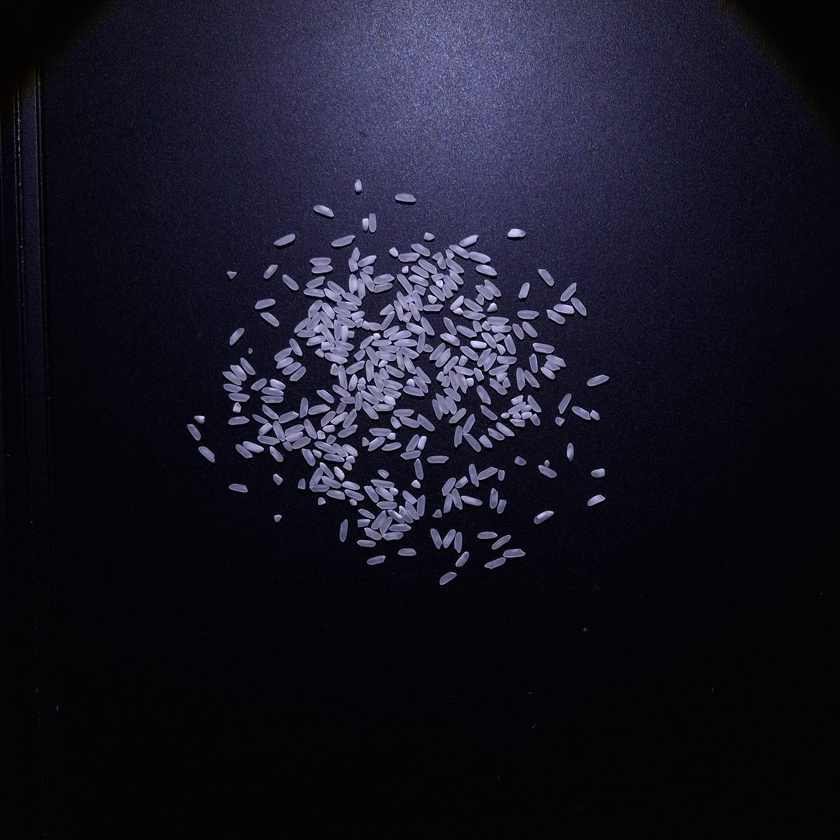
#> input picture foto/WhatsApp Image 2026-11-17 at 19.22.17.jpeg, 840 x 840 px, shrunk from 1528 x 1528 before the run, given in place of synthetic_montage.png, which was not available
$ python particle_counter.py
#> lines starting #> are read from the running program, lines starting #| are printed output that depends on the picture; after the words box and inside, x2 and y2 are one past the last pixel; in counts of white or black regions, pixels touching at a corner belong together
"""Deterministic rice counter. All areas are contour areas in pixel squared."""
import argparse
import csv
import json
import hashlib
from pathlib import Path

import cv2
import numpy as np


def analyze(image, threshold=127, min_area=30, roi=None, invert=False, blur=0):
    if image is None or image.dtype != np.uint8 or image.ndim != 3 or image.shape[2] != 3:
        raise ValueError("Expected a uint8 BGR image")
    if not 0 <= threshold <= 255 or min_area < 0:
        raise ValueError("Threshold must be 0..255 and minimum area nonnegative")
    if blur not in (0, 3, 5, 7):
        raise ValueError("Blur must be 0, 3, 5, or 7")
    height, width = image.shape[:2]
    x, y, w, h = roi if roi is not None else (0, 0, width, height)
    if x < 0 or y < 0 or w <= 0 or h <= 0 or x + w > width or y + h > height:
        raise ValueError("ROI must lie inside the image")
    gray = cv2.cvtColor(image[y:y+h, x:x+w], cv2.COLOR_BGR2GRAY)
    if blur:
        gray = cv2.GaussianBlur(gray, (blur, blur), 0)
    mode = cv2.THRESH_BINARY_INV if invert else cv2.THRESH_BINARY
    _, binary = cv2.threshold(gray, threshold, 255, mode)
    contours, _ = cv2.findContours(binary, cv2.RETR_EXTERNAL, cv2.CHAIN_APPROX_SIMPLE)
    contours = sorted(contours, key=lambda c: (cv2.boundingRect(c)[1], cv2.boundingRect(c)[0]))
    overlay = image.copy()
    mask = np.zeros((height, width), np.uint8)
    accepted = np.zeros((h, w), np.uint8)
    particles = []
    border_count = 0
    background_count = 0
    for contour in contours:
        area = cv2.contourArea(contour)
        if area < min_area or area <= 0:
            continue
        bx, by, bw, bh = cv2.boundingRect(contour)
        if bx == 0 or by == 0 or bx + bw == w or by + bh == h:
            border_count += 1
            continue
        # Rice candidates should not be branching texture or sparse bright rings.
        # These conservative shape checks are not a semantic rice classifier.
        hull_area = cv2.contourArea(cv2.convexHull(contour))
        perimeter = cv2.arcLength(contour, True)
        solidity = area / hull_area if hull_area else 0
        compactness = 4 * np.pi * area / perimeter ** 2 if perimeter else 0
        if solidity < 0.55 or compactness < 0.08:
            background_count += 1
            continue
        region = np.zeros((bh, bw), np.uint8)
        cv2.drawContours(region, [contour - [bx, by]], -1, 255, cv2.FILLED)
        foreground = cv2.countNonZero(cv2.bitwise_and(binary[by:by+bh, bx:bx+bw], region))
        if foreground / cv2.countNonZero(region) < 0.35:
            background_count += 1
            continue
        moments = cv2.moments(contour)
        cx = x + moments["m10"] / moments["m00"]
        cy = y + moments["m01"] / moments["m00"]
        identifier = len(particles) + 1
        particles.append({"id": identifier, "area_px2": area, "cx_px": cx, "cy_px": cy})
        cv2.drawContours(accepted, [contour], -1, 255, cv2.FILLED)
        shifted = contour + np.array([[[x, y]]], dtype=contour.dtype)
        cv2.drawContours(overlay, [shifted], -1, (0, 255, 0), 1)
        cv2.putText(overlay, str(identifier), (round(cx), round(cy)),
                    cv2.FONT_HERSHEY_SIMPLEX, 0.5, (0, 0, 255), 1, cv2.LINE_AA)
    mask[y:y+h, x:x+w] = accepted
    mask_numbered = cv2.cvtColor(mask, cv2.COLOR_GRAY2BGR)
    for particle in particles:
        cv2.putText(mask_numbered, str(particle["id"]),
                    (round(particle["cx_px"]), round(particle["cy_px"])),
                    cv2.FONT_HERSHEY_SIMPLEX, 0.5, (0, 0, 255), 1, cv2.LINE_AA)
    cv2.rectangle(overlay, (x, y), (x+w-1, y+h-1), (255, 160, 0), 1)
    return {"particles": particles, "overlay": overlay, "mask": mask, "mask_numbered": mask_numbered,
            "binary": binary, "border_excluded": border_count,
            "background_excluded": background_count,
            "background_filter": {"min_solidity": 0.55, "min_compactness": 0.08, "min_foreground_fraction": 0.35},
            "roi": [x, y, w, h], "threshold": threshold,
            "min_area_px2": min_area, "invert": invert, "blur": blur}


# [34 lines left out: functions starting_threshold, photo_directory, save_photo, not called in this run]


def draw_dashboard(figure, axes, result, source):
    """Shared four-panel presentation for the application and PNG export."""
    from matplotlib.ticker import MaxNLocator
    for axis in axes:
        axis.clear()
    for axis, key, title in ((axes[0], "overlay", "Input image + ROI (drag to select)"),
                             (axes[1], "mask_numbered", "Numbered particle mask")):
        axis.imshow(cv2.cvtColor(result[key], cv2.COLOR_BGR2RGB))
        axis.set_title(title, loc="left")
        for particle in result["particles"]:
            axis.annotate(str(particle["id"]), (particle["cx_px"], particle["cy_px"]),
                          xytext=(0, 12), textcoords="offset points", ha="center",
                          fontsize=11, color="yellow", fontweight="bold",
                          bbox={"facecolor": "black", "alpha": 0.7, "edgecolor": "none"})
        axis.set(xlabel="X (px)", ylabel="Y (px)")
    areas = [p["area_px2"] for p in result["particles"]]
    if areas:
        axes[2].hist(areas, bins=min(10, len(areas)), color="#258b83", edgecolor="white")
    else:
        axes[2].text(0.5, 0.5, "No accepted particles", ha="center", transform=axes[2].transAxes)
    axes[2].set(title="Size distribution", xlabel="Contour area (px²)", ylabel="Particle count")
    axes[2].yaxis.set_major_locator(MaxNLocator(integer=True))
    axes[3].set_axis_off()
    visible = result["particles"][:12]
    axes[3].set_title(f"Particle results — showing {len(visible)} of {len(areas)}", loc="left")
    if visible:
        table = axes[3].table(cellText=[[p["id"], f"{p['area_px2']:,.1f}"] for p in visible],
                              colLabels=["Particle ID", "Area (px²)"], cellLoc="center",
                              bbox=[0.05, 0.08, 0.9, 0.82])
        table.auto_set_font_size(False)
        table.set_fontsize(11)
    else:
        axes[3].text(0.5, 0.5, "No accepted particles", ha="center", transform=axes[3].transAxes)
    axes[3].text(0.5, 0, "Complete measurements are saved in particles.csv", ha="center",
                 transform=axes[3].transAxes, fontsize=9)
    figure.suptitle("PARTICLE COUNTER & SIZE DISTRIBUTION ANALYZER\n"
                    f"Count: {len(areas)} | Border excluded: {result['border_excluded']} | "
                    f"Threshold: {result['threshold']} | Min area: {result['min_area_px2']:g} px² | "
                    f"Blur: {result.get('blur', 0)} | px² — UNCALIBRATED", fontsize=13)
    for text in list(figure.texts):
        if text is not figure._suptitle:
            text.remove()
    note = "Synthetic dataset montage — not a physical experiment. " if Path(source).name == "synthetic_montage.png" else ""
    figure.text(0.5, 0.06, f"Source: {Path(source).name}\n{note}Touching grains may merge; counts are unverified. Physical size is uncalibrated.",
                ha="center", fontsize=9, color="#8c3300")
    figure.text(0.5, 0.015, "Drag: ROI | +/-: threshold | A: auto threshold | [/]: min area | B: smoothing | I: invert | R: reset | S: save | Q: quit",
                ha="center", fontsize=10)
    figure.subplots_adjust(top=0.84, bottom=0.17, left=0.07, right=0.97, hspace=0.45, wspace=0.3)


# [33 lines left out: functions save_dashboard, save_result, not called in this run]


def interactive(image, source, args):
    import matplotlib.pyplot as plt
    from matplotlib.widgets import RectangleSelector, Button
    # Reserve our shortcuts; Matplotlib otherwise opens its save dialog on 's'.
    for action in ("save", "quit", "xscale", "yscale"):
        plt.rcParams[f"keymap.{action}"] = []
    state = {"threshold": args.threshold, "roi": args.roi, "invert": args.invert,
             "min_area": args.min_area, "blur": getattr(args, "blur", 0)}
    settings_path = getattr(args, "photo_settings", None)
    photo_settings = json.loads(Path(settings_path).read_text()) if settings_path else {}
    figure, grid = plt.subplots(2, 2, figsize=(14, 9))
    figure.canvas.manager.set_window_title("Rice Particle Counter — Interactive System")
    axes = grid.ravel()
    current = {}

    def redraw():
        current["result"] = analyze(image, state["threshold"], state["min_area"], state["roi"], state["invert"], state["blur"])
        result = current["result"]
        draw_dashboard(figure, axes, result, source)
        figure.subplots_adjust(bottom=0.25)
        figure.canvas.draw_idle()

    # [93 lines left out: functions load_image, open_image, browse, save, reset, select and 1 more, not called in this run]

    redraw()
    selector = RectangleSelector(axes[0], select, button=[1], minspanx=2, minspany=2, spancoords="pixels")
    buttons = []
    controls = [("Open image", open_image), ("Previous", lambda event: browse(-1)),
                ("Next", lambda event: browse(1)), ("Reset ROI", lambda event: reset()),
                ("Save results", lambda event: save())]
    for index, (label, callback) in enumerate(controls):
        button = Button(figure.add_axes([0.07 + index * 0.18, 0.13, 0.15, 0.045]), label)
        button.on_clicked(callback)
        buttons.append(button)
    status_axis = figure.add_axes([0.07, 0.19, 0.9, 0.025])
    status_axis.set_axis_off()
    status = status_axis.text(0, 0, "Ready | O: open | Left/Right: browse | S: save per photo (same photo replaces its previous export)", fontsize=9)
    figure.canvas.mpl_connect("key_press_event", key)
    plt.show()
    return selector


def main():
    parser = argparse.ArgumentParser(description=__doc__)
    parser.add_argument("image", type=Path, nargs="?", default=Path(__file__).parent / "data/samples/synthetic_montage.png",
                        help="Image to analyze; defaults to the synthetic dataset demo")
    parser.add_argument("--threshold", type=int, default=127)
    parser.add_argument("--min-area", type=float, default=30)
    parser.add_argument("--blur", type=int, choices=(0, 3, 5, 7), default=0)
    parser.add_argument("--auto-threshold", action="store_true", help="Start each loaded image with Otsu threshold")
    parser.add_argument("--photo-settings", type=Path, help="JSON mapping photo filenames to starting thresholds")
    parser.add_argument("--roi", nargs=4, type=int, metavar=("X", "Y", "W", "H"))
    parser.add_argument("--invert", action="store_true", help="Dark particles on bright background")
    parser.add_argument("--headless", action="store_true", help="Save outputs without opening GUI")
    parser.add_argument("--output", type=Path, default=Path(__file__).parent / "outputs" / "latest")
    args = parser.parse_args()
    image = cv2.imread(str(args.image))
#> image is the input picture: shape (840, 840, 3); mean B, G, R 35.8, 22.5, 23.2
    if image is None:
        parser.error(f"Cannot read image: {args.image}")
    if args.photo_settings:
        settings = json.loads(args.photo_settings.read_text())
        if args.image.name in settings:
            args.threshold = settings[args.image.name]
            args.min_area = round(image.shape[0] * image.shape[1] * 0.00004)
    try:
        result = analyze(image, args.threshold, args.min_area, args.roi, args.invert, args.blur)
#> in analyze, `_, binary = cv2.threshold(gray, threshold, 255, mode)`:
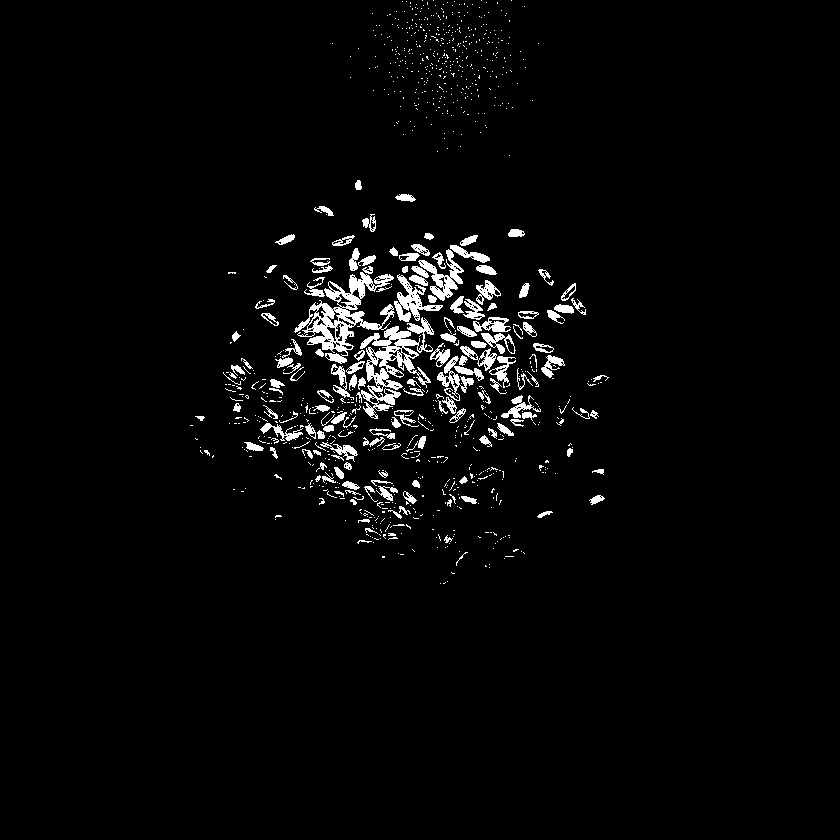
#> binary: shape (840, 840); 3.1% white; 980 white regions (824 under 20 px)
#> in analyze, `contours, _ = cv2.findContours(binary, cv2.RETR_EXTERNAL, cv2.CHAIN_AP..`: contours = 978 contours, 855 with area under 20; largest, box (x1, y1, x2, y2) and area: (294, 272, 395, 364) 3124, (356, 317, 434, 419) 2626, (418, 249, 464, 301) 728, (394, 274, 443, 322) 728, (437, 356, 484, 401) 557
#> the loop in analyze, `for contour in contours:` made 978 passes
#> (area, bx, by, bw, bh, hull_area, perimeter, solidity) on passes 418, 422, 424, 432, 433, 437, 445, 446, 455, 470, 489, 490: (728.5, 418, 249, 46, 52, 1470, 300.4, 0.496), (45, 310, 258, 20, 8, 109.5, 87.94, 0.411), (43, 312, 265, 21, 8, 95, 64.28, 0.453), (3123.5, 294, 272, 101, 92, 6054.5, 938, 0.516), (728, 394, 274, 49, 48, 1428, 323.7, 0.51), (94.5, 304, 277, 21, 20, 291.5, 144.1, 0.324), (45.5, 571, 298, 15, 17, 112.5, 87.98, 0.404), (32, 255, 299, 20, 10, 108, 83.6, 0.296), (2625.5, 356, 317, 78, 102, 5592, 1171.3, 0.47), (73, 282, 339, 20, 19, 209.5, 90.08, 0.348), (557, 437, 356, 47, 45, 1237.5, 405.4, 0.45), (224, 489, 356, 27, 32, 505, 158.7, 0.444)
#> after the loop in analyze, `for contour in contours:`:
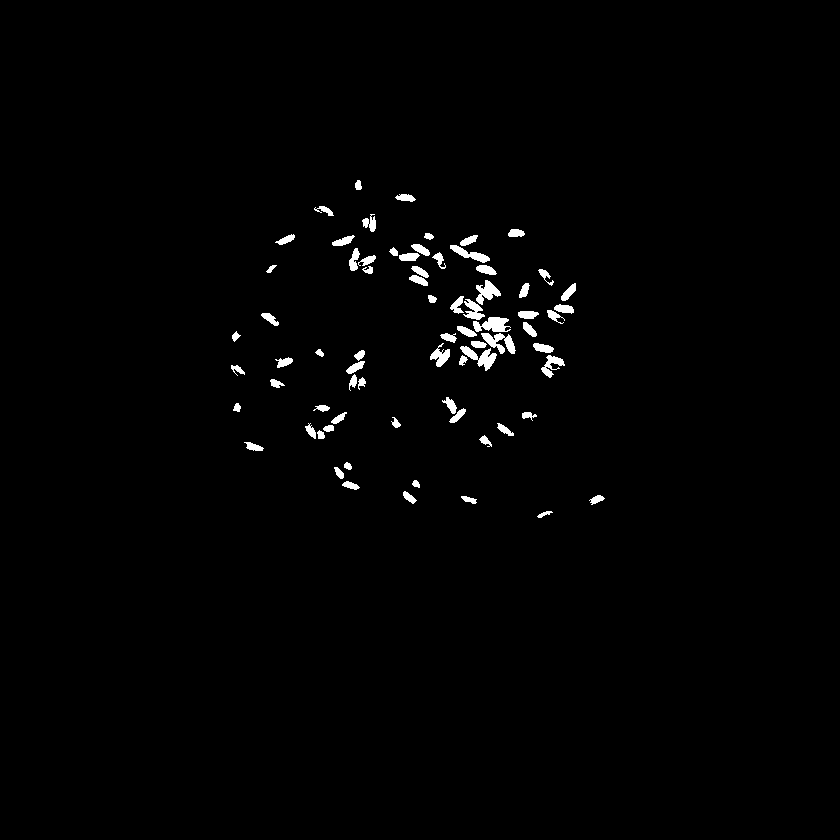
#> accepted: shape (840, 840); 1.2% white; 73 white regions, largest, box (x1, y1, x2, y2) and area: (473, 317, 511, 332) 375, (481, 333, 516, 354) 372, (460, 346, 497, 371) 372
#> after the loop in analyze, `for contour in contours:`:
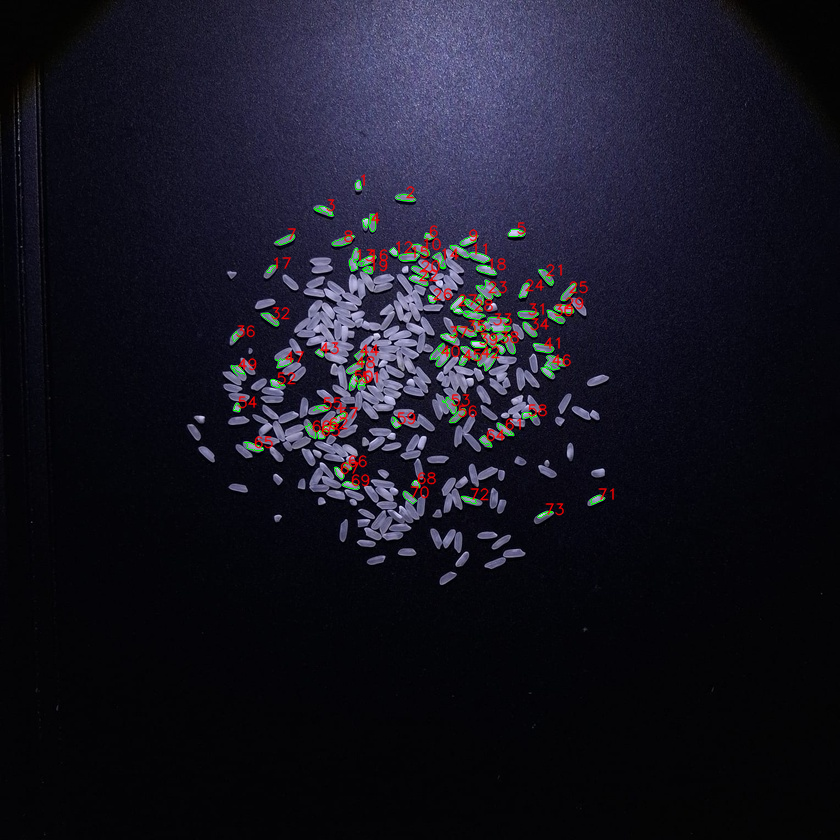
#> overlay: shape (840, 840, 3); 1.73% of pixels changed, all inside (x1, y1, x2, y2) = (231, 174, 615, 518)
#> after the loop in analyze, `for contour in contours:`: background_count = 28; border_count = 0; particles = 73 items
#> the loop in analyze, `for particle in particles:` made 73 passes
#> particle on passes 1, 2, 3, 4, 5, 6, 7, 8, 9, 10, 12: {'id': 1, 'area_px2': 42, 'cx_px': 357.9, 'cy_px': 184.9}, {'id': 2, 'area_px2': 90, 'cx_px': 405.3, 'cy_px': 197.4}, {'id': 3, 'area_px2': 61.5, 'cx_px': 325.3, 'cy_px': 210}, {'id': 4, 'area_px2': 103, 'cx_px': 369.6, 'cy_px': 223.4}, {'id': 5, 'area_px2': 90.5, 'cx_px': 515.6, 'cy_px': 232.7}, {'id': 6, 'area_px2': 37, 'cx_px': 428.5, 'cy_px': 235.9}, {'id': 7, 'area_px2': 86.5, 'cx_px': 285.7, 'cy_px': 239.3}, {'id': 8, 'area_px2': 110.5, 'cx_px': 342.9, 'cy_px': 240.8}, {'id': 9, 'area_px2': 92, 'cx_px': 468.4, 'cy_px': 240.2}, {'id': 10, 'area_px2': 106, 'cx_px': 420.5, 'cy_px': 249.1}, {'id': 12, 'area_px2': 40.5, 'cx_px': 393.5, 'cy_px': 251.5}
#> after the loop in analyze, `for particle in particles:`:
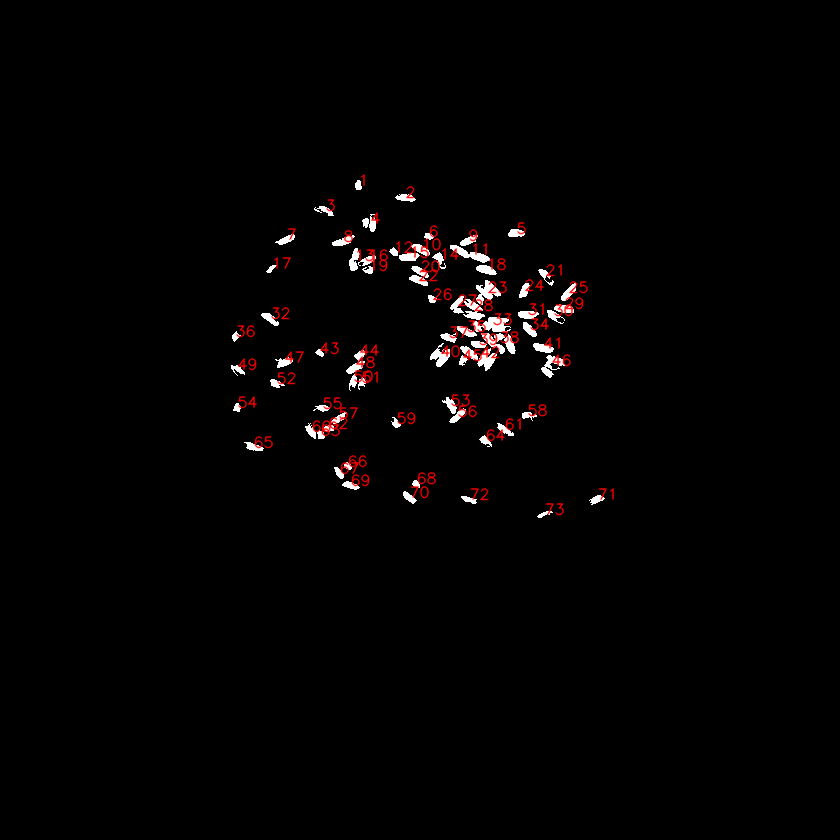
#> mask_numbered: shape (840, 840, 3); mean B, G, R 2.7, 2.7, 4.3
#> in analyze, `cv2.rectangle(overlay, (x, y), (x+w-1, y+h-1), (255, 160, 0), 1)`:
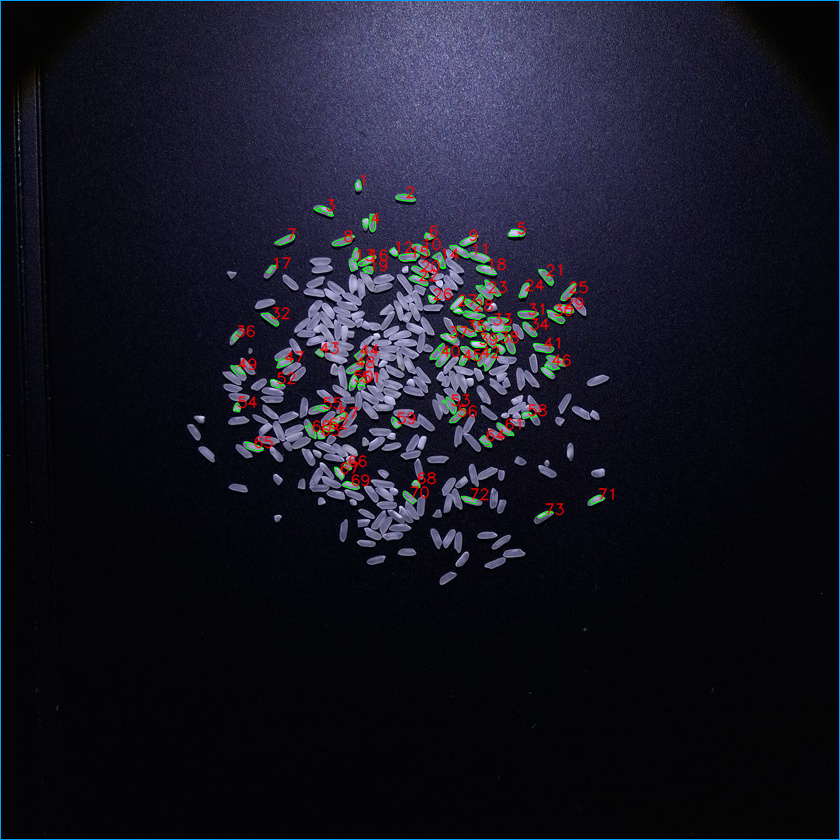
#> overlay: shape (840, 840, 3); 0.48% of pixels changed, all inside (x1, y1, x2, y2) = (0, 0, 840, 840)
#> result = 13 items
        if args.auto_threshold:
            args.threshold = starting_threshold(image, args.blur, args.roi)
            result = analyze(image, args.threshold, args.min_area, args.roi, args.invert, args.blur)
    except ValueError as error:
        parser.error(str(error))
    if args.headless:
        destination = save_photo(result, args.image, args.output)
        print(f"Count={len(result['particles'])}; border_excluded={result['border_excluded']}; output={destination.resolve()}")
    else:
        interactive(image, args.image, args)
#> the loop in analyze (call 2), `for contour in contours:` made 978 passes
#> the loop in analyze (call 2), `for particle in particles:` made 73 passes
#> in draw_dashboard, `areas = [p["area_px2"] for p in result["particles"]]`: areas = 73 values, max 316.5 at index 41, min 30 at index 16, mean 92.12
#> in draw_dashboard, `visible = result["particles"][:12]`: visible = 12 items
#> in interactive, `plt.show()`:
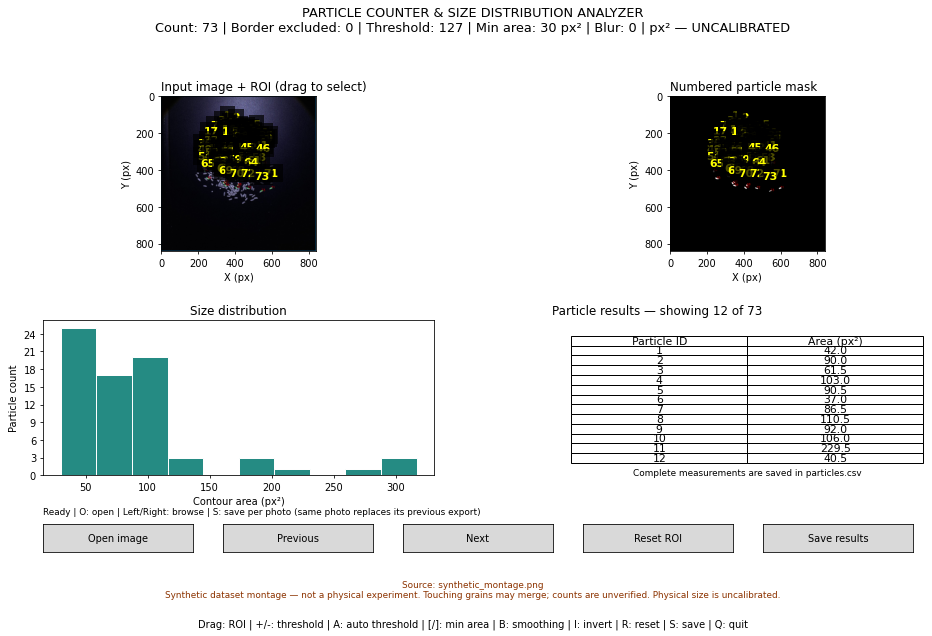
#> figure drawn by matplotlib, 3 panels; panel 3: tallest bar 25 high, from x = 30 to 58.65


if __name__ == "__main__":
    main()
